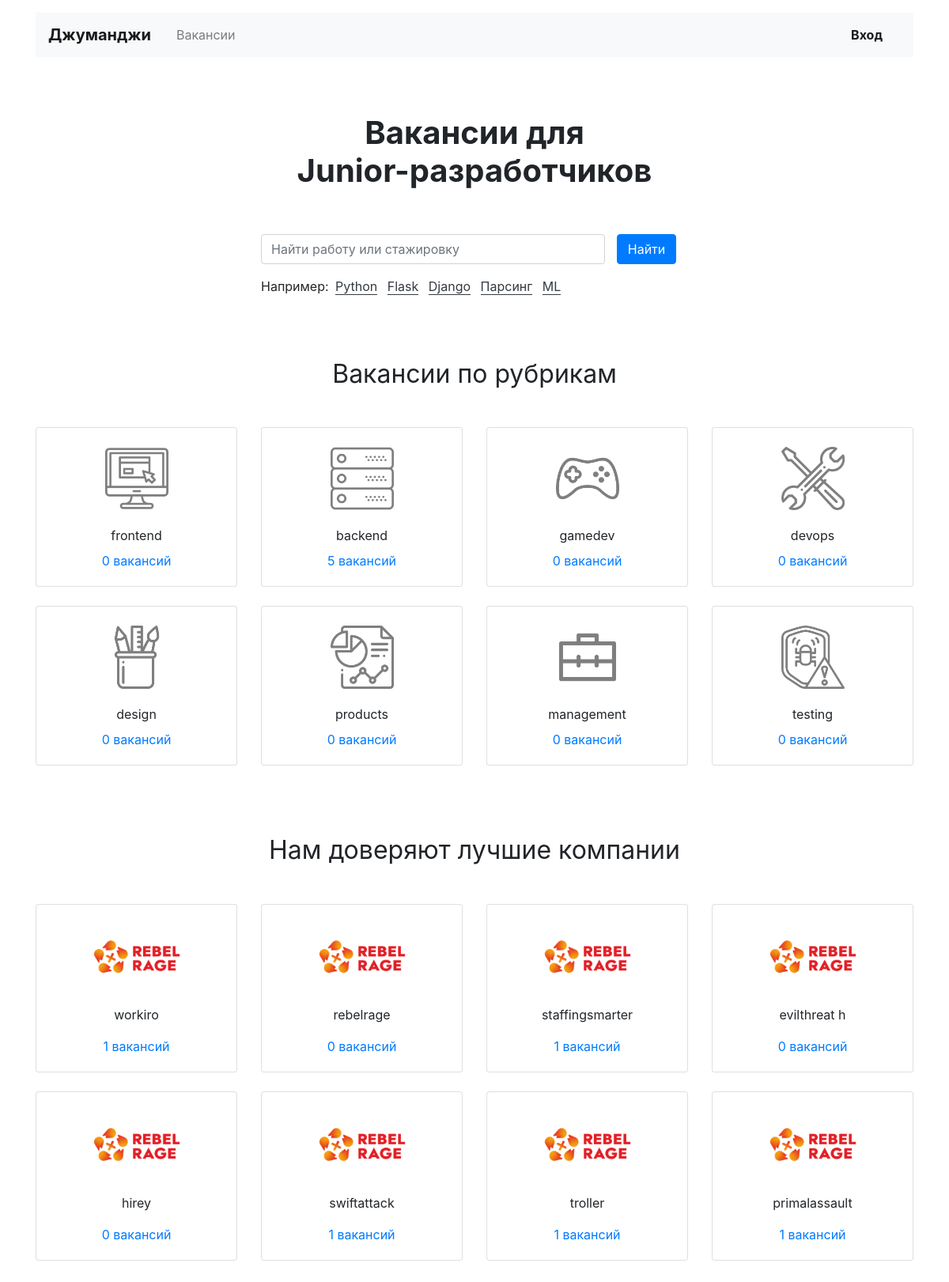
The page / on the database its author committed.
### work/models.py (models this page shows, shortened)
class Speciality(models.Model):
    code = models.CharField(max_length=30)
    title = models.CharField(max_length=130)  # Название(title)
    picture = models.ImageField(default="",
                             upload_to=MEDIA_SPECIALITY_IMAGE_DIR,
                             height_field='height_field',
                             width_field='width_field')
    height_field = models.PositiveIntegerField(default=0)
    width_field = models.PositiveIntegerField(default=0)

class Company(models.Model):
    id_str = models.CharField(max_length=10)
    name = models.CharField(max_length=130)  # Название (name)
    location = models.CharField(max_length=130)  # Город (location)
    logo = models.ImageField(default="",
                             upload_to=MEDIA_COMPANY_IMAGE_DIR,
                             height_field='height_field',
                             width_field='width_field')
    height_field = models.PositiveIntegerField(default=0)
    width_field = models.PositiveIntegerField(default=0)
    description = models.TextField()  # Информация о компании (description)
    employee_count = models.PositiveIntegerField()

### work/views.py (the view)
# urls.py: path('', main_view),  # Главная  /
def main_view(request):  # Главная  /
    spec = Speciality.objects.all()
    spec_dict = {}
    for spec_ in spec:
        spec_dict[spec_.code] = (spec_.title, spec_.picture.url)
    spec_count = {}
    spec_picture_url = {}
    for spec2, value_tuple in spec_dict.items():
        code = Vacancy.objects.filter(speciality__code=spec2)
        code_count = code.count()
        spec_count[spec2] = {code_count: value_tuple[1]}
    company_ = Company.objects.all()
    company_id_title_dict = {}
    for spec_ in company_:
        company_id_title_dict[spec_.id_str] = spec_.name
    company_title_employee_count = {}
    for spec2 in company_:
        company_title_employee_count[spec2.name] = spec2.employee_count
    company_count = {}
    comp_id_title = company_id_title_dict
    for spec2 in comp_id_title.values():
        code = Vacancy.objects.filter(company__name=spec2)
        code_count = code.count()
        company_count[spec2] = code_count
    return render(request, "work/index.html", context={
        'spec_count': spec_count,
        'company_count': company_count,
    })

### templates/work/index.html
{% extends "work/base.html" %}
{% block content_01 %}
  <main class="container mt-3">
    <section>
      <h1 class="h1 text-center mx-auto mt-4 py-5"><strong>Вакансии для <br>Junior-разработчиков</strong></h1>
      <div class="row">
        <div class="col-12 col-md-8 col-lg-6 offset-lg-3 offset-md-2">
          <form class="form-inline mb-3" enctype="multipart/form-data">
            <div class="form-group col-8 col-md-10 pl-0">
              <input class="form-control w-100" type="search" placeholder="Найти работу или стажировку" aria-label="Найти работу или стажировку">
            </div>
            <div class="form-group col-4 col-md-2 pl-0">
              <button class="btn btn-primary w-100" type="submit">Найти</button>
            </div>
          </form>
          <p>Например:
            <a href="#" class="text-dark border-bottom border-dark m-1 text-decoration-none">Python</a>
            <a href="#" class="text-dark border-bottom border-dark m-1 text-decoration-none">Flask</a>
            <a href="#" class="text-dark border-bottom border-dark m-1 text-decoration-none">Django</a>
            <a href="#" class="text-dark border-bottom border-dark m-1 text-decoration-none">Парсинг</a>
            <a href="#" class="text-dark border-bottom border-dark m-1 text-decoration-none">ML</a>
          </p>
        </div>
      </div>
    </section>
    <section class="mt-5 pt-3">
      <h2 class="h2 font-weight-normal text-center mb-5">Вакансии по рубрикам</h2>
      <div class="row mb-0">
        {% for spec, count in spec_count.items %}
        <div class="col-6 col-md-6 col-lg-3">
          <div class="card pt-4 text-center mb-4">
            <img class="mx-auto d-block" src="{% for k,v in count.items %}{{ v }}{% endfor %}" width="80" height="80" alt="">
            <div class="card-body">
              <p class="card-text mb-2">{{ spec }}</p>
              <p class="card-text"><a href="#">{% for k,v in count.items %}{{ k }}{% endfor %} вакансий</a></p>
            </div>
          </div>
        </div>
        {% endfor %}
      </div>
    </section>
    <section class="my-5 pt-3">
      <h2 class="h2 font-weight-normal text-center mb-5">Нам доверяют лучшие компании</h2>
      <div class="row mb-0">
        {% for company_name, count_vacancy in company_count.items %}
        <div class="col-6 col-md-6 col-lg-3">
          <div class="card pt-4 text-center mb-4">
            <a href="#" style="max-width: 150px;" class="mx-auto d-block">
              <img class="mx-auto d-block mw-100" src="../static/logo2.png" alt="">
            </a>
            <div class="card-body">
              <p class="card-text"> {{ company_name }}</p>
              <p class="card-text"><a href="#">{{ count_vacancy }} вакансий</a></p>
            </div>
          </div>
        </div>
        {% endfor %}
      </div>
    </section>
  </main>
{% endblock content_01 %}

### templates/work/base.html (shortened to what this page needs)
<!DOCTYPE html>
<html lang="ru">
<head>
  <link rel="stylesheet" href="https://stackpath.bootstrapcdn.com/bootstrap/4.3.1/css/bootstrap.min.css">
</head>
<body>
  <header class="container mt-3">
    <nav class="navbar navbar-expand-lg navbar-light bg-light">
      <a class="navbar-brand mr-4 font-weight-bold" href="/">Джуманджи</a>
      <div class="collapse navbar-collapse justify-content-between" id="navbarNav">
        <ul class="navbar-nav col-10">
          <li class="nav-item">
            <a class="nav-link" href="/vacancies">Вакансии</a>
          </li>
        </ul>
        {% block header %}
        <ul class="navbar-nav col-2 justify-content-end">
          <li class="nav-item active">
            <a href="#" class="nav-link font-weight-bold">Вход</a>
          </li>
        </ul>
        {% endblock header %}
      </div>
    </nav>
  </header>
    {% block content_01 %}
    {% endblock content_01 %}
</body>
</html>

### rows shown on the page
Speciality: spec_count "frontend"
Speciality: spec_count "backend"
Speciality: spec_count "gamedev"
Speciality: spec_count "devops"
Speciality: spec_count "design"
Speciality: spec_count "products"
Speciality: spec_count "management"
Speciality: spec_count "testing"
Company: company_count "workiro"
Company: company_count "rebelrage"
Company: company_count "staffingsmarter"
Company: company_count "evilthreat h"
Company: company_count "hirey"
Company: company_count "swiftattack"
Company: company_count "troller"
Company: company_count "primalassault"

### other values the page prints
{{ k }} "0" "5" "0" "0" "0" "0" "0" "0"
{{ count_vacancy }} "1" "0" "1" "0" "0" "1" "1" "1"
